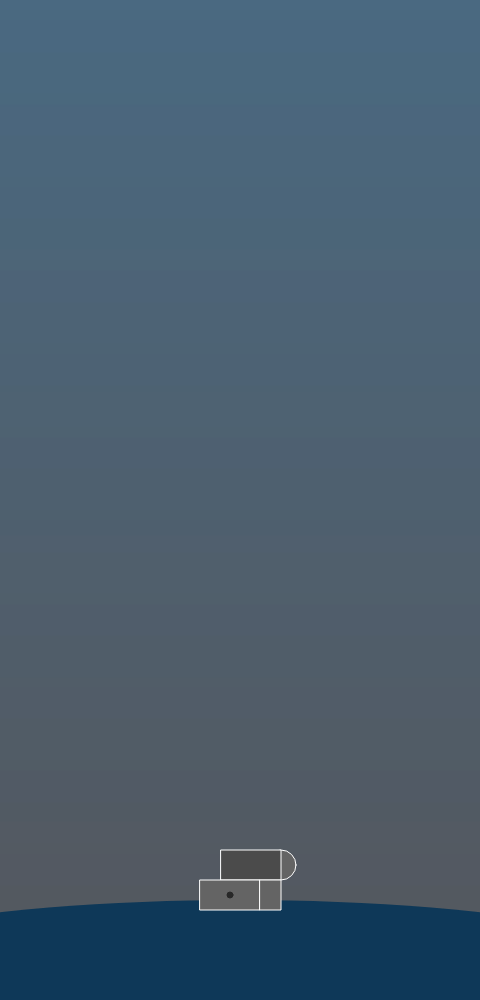
Frame 1 (no input)
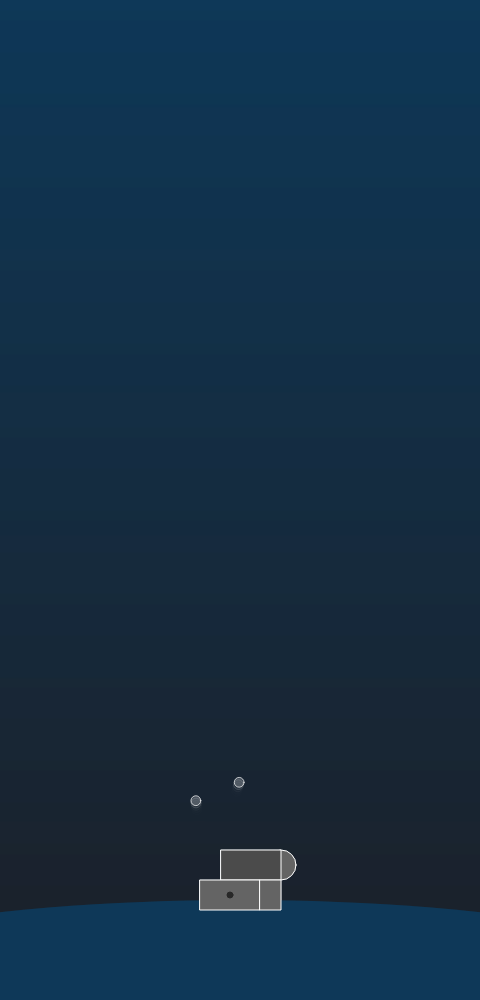
Frame 60 (no input)
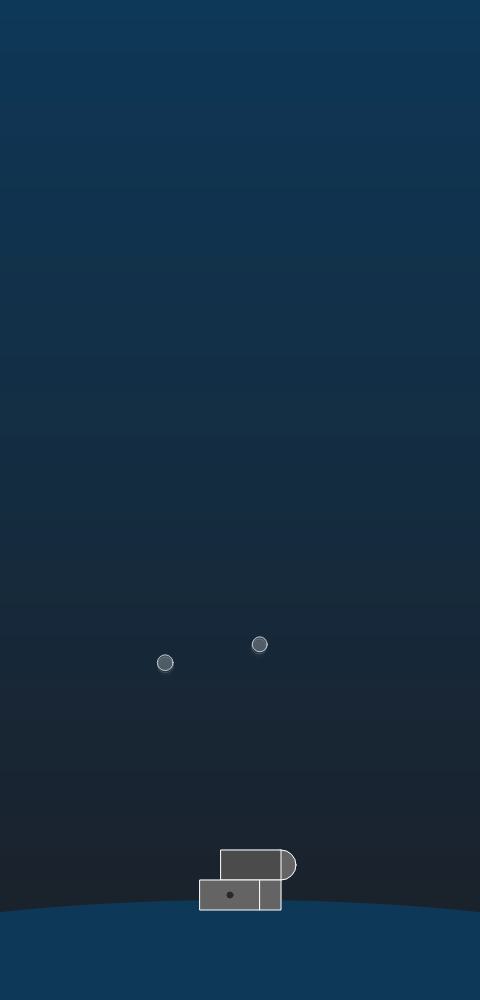
Frame 120 (the mouse pressed at the canvas centre since frame 60)

The p5.js sketch that drew these frames (run headless with seeded random() and noise() and a simulated clock; from frame 60 on, the mouse is pressed at the canvas centre):

// p5.js sketch
// ── sketch.js
// objects
let bubbles = [];
let box;

function setup() {
  createCanvas(windowWidth * 0.4, windowHeight);
  box = new Box(width/2 - 40, height * 0.88, 3);
}

function drawOcean(){
  noFill();
  let c1 = color('#1c2028');
  let c2 = color('#0e3858');
  for (let i = 0; i <= height; i++) {
    let inter = map(i, 0, height, 0, 1);
    let c = lerpColor(c2, c1, inter);
    stroke(c);
    line(0, i, width, i);
  }
  fill(c2);
  noStroke();
  ellipse(width/2, height, 1000, height*0.2);
}

function draw() {
  drawOcean();

  box.display();

  if(bubbles.length > 0){
    for(let i = 0; i < bubbles.length; i++){
      bubbles[i].display();
    }
  }

}
// ── box.js
class Box{
    constructor(px, py, scale){
        this.px = px;
        this.py = py;
        this.scale = scale;
        this.wl = 20 * this.scale;
        this.ws = 7 * this.scale;
        this.h = 10 * this.scale;
        this.bubbles = [];
        this.brightness = 100;
        this.maxbright = 200;
        this.minbright = 100;
    }

    display(){
        // top
        stroke(255);
        fill(this.brightness);
        ellipse(this.px+this.wl+this.ws, this.py-this.h/2, this.h, this.h);
        fill(this.brightness * 0.75);
        rect(this.px+this.ws, this.py-this.h, this.wl, this.h);
        // bubble
        if(this.bubbles.length > 0){
            for(let i = 0; i < this.bubbles.length; i++){
                this.bubbles[i].display();
            }
        }
        // front
        stroke(255);
        fill(this.brightness);
        rect(this.px, this.py, this.wl, this.h);
        rect(this.px+this.wl, this.py, this.ws, this.h);
        fill(this.brightness*0.4);
        stroke(this.brightness*0.4);
        ellipse(this.px+this.wl/2, this.py+this.h/2, this.wl/10, this.wl/10);
        // bubble in 0.2 prob
        if(frameCount % int(random(8, 11)) == 0 && random(0, 1) < 0.2){
            this.bubbles.push(new Bubble(this.px+this.wl/2, this.py+this.h/2));
            this.brightness = min(this.brightness + 20, this.maxbright);
        }
        else{
            this.brightness = max(this.brightness - 1, this.minbright);
        }
        // Mouse Event
        if(mouseIsPressed){
            if(
                (this.px < mouseX && mouseX < this.px+this.wl+this.ws && this.py < mouseY && mouseY < this.py + this.h) ||
                (this.px+this.ws < mouseX && mouseX < this.px+this.ws+this.wl && this.py-this.h < mouseY && mouseY < this.py) ||
                (dist(mouseX, mouseY, this.px+this.ws+this.wl, this.py-this.h/2) < this.h/2)
            ){
                this.bubbles.push(new Bubble(this.px+this.wl/2, this.py+this.h/2));
                this.brightness = min(this.brightness + 10, this.maxbright);
            }
        }

    }
}
// ── bubble.js
class Bubble{
    constructor(startX, startY){
      this.posX = startX;
      this.posY = startY;
      this.maxS = random(20, 30);
      this.curS = 0;
      this.growingFactor = 0.7;
      this.velX = random(-0.7, 0.7);
      this.velY = -2.3;
      this.oscillate = 0;
      this.offset = random(0, PI/2);
    }
  
    move(){
      this.oscillate = random(0.3, 1) * sin(this.offset + frameCount/10);
      this.posX += this.velX + this.oscillate;
      this.posY += this.velY; 
    }
  
    blow(){
      if(this.curS < this.maxS){
        if(this.growingFactor > 0.1){
          this.growingFactor -= random(0.01, 0.05);
        }
        this.curS += this.growingFactor;
      }
    }
  
    display(){
      stroke(255, 255, 255, 180);
      strokeWeight(1);
      fill(255, 255, 255, 50);
      ellipse(this.posX, this.posY, this.curS, this.curS);
      this.blow();
      this.move();
    }
  }
